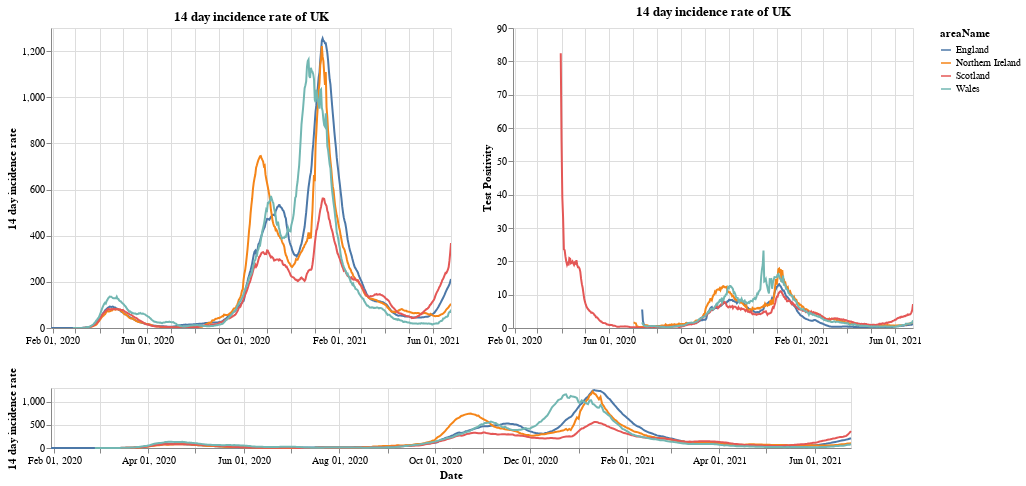

Source (notebook cell):
### Markdown cell above
# Plots

First a plot with each country in the UK. The top right shows the positivity rate for (which is the percentage of registered tests which were positive) while the top left is the 14 day incidence rate. The bottom chart can be used to select the timeframe (does not work on a mobile device).

### Code cell
#collapse
brush = alt.selection(type='interval', name='DateBrush',encodings=['x'],fields=['Time'])
leg_selection = alt.selection_multi(fields=['areaName'], bind='legend')

base = alt.Chart(uk_cases).mark_line().encode(
    x=alt.X("yearmonthdate(date):T", axis=alt.Axis(title='Date')),
    y=alt.Y("twoWeeklyCasesRate:Q", axis=alt.Axis(title='14 day incidence rate')),
    tooltip=['areaName', 'date','twoWeeklyCasesRate', 'testPositivity'],
    color='areaName',
    opacity=alt.condition(leg_selection, alt.value(2), alt.value(0.1))
).add_selection(leg_selection).properties(width=400)

upper = base.encode(alt.X('yearmonthdate(date):T', axis=alt.Axis(title=''),
                         scale=alt.Scale(domain=brush))
                   ).properties(title=f'14 day incidence rate of UK')
upper_right = upper.encode(alt.Y('testPositivity:Q', axis=alt.Axis(title='Test Positivity')))
lower = base.properties(height=60, width = 800).add_selection(brush)

(upper | upper_right) & lower

### Figure 1 — Vega-Lite specification as saved in the notebook (floating-point values rounded to 4 significant figures; data arrays with more than 128 entries replaced by an {"elided": "..."} marker saying what was removed)
{"config": {"view": {"continuousWidth": 400, "continuousHeight": 300}}, "vconcat": [{"hconcat": [{"mark": "line", "encoding": {"color": {"type": "nominal", "field": "areaName"}, "opacity": {"condition": {"value": 2, "selection": "selector001"}, "value": 0.1}, "tooltip": [{"type": "nominal", "field": "areaName"}, {"type": "temporal", "field": "date"}, {"type": "quantitative", "field": "twoWeeklyCasesRate"}, {"type": "quantitative", "field": "testPositivity"}], "x": {"type": "temporal", "axis": {"title": ""}, "field": "date", "scale": {"domain": {"selection": "DateBrush"}}, "timeUnit": "yearmonthdate"}, "y": {"type": "quantitative", "axis": {"title": "14 day incidence rate"}, "field": "twoWeeklyCasesRate"}}, "selection": {"selector001": {"type": "multi", "fields": ["areaName"], "bind": "legend"}}, "title": "14 day incidence rate of UK", "width": 400}, {"mark": "line", "encoding": {"color": {"type": "nominal", "field": "areaName"}, "opacity": {"condition": {"value": 2, "selection": "selector001"}, "value": 0.1}, "tooltip": [{"type": "nominal", "field": "areaName"}, {"type": "temporal", "field": "date"}, {"type": "quantitative", "field": "twoWeeklyCasesRate"}, {"type": "quantitative", "field": "testPositivity"}], "x": {"type": "temporal", "axis": {"title": ""}, "field": "date", "scale": {"domain": {"selection": "DateBrush"}}, "timeUnit": "yearmonthdate"}, "y": {"type": "quantitative", "axis": {"title": "Test Positivity"}, "field": "testPositivity"}}, "selection": {"selector001": {"type": "multi", "fields": ["areaName"], "bind": "legend"}}, "title": "14 day incidence rate of UK", "width": 400}]}, {"mark": "line", "encoding": {"color": {"type": "nominal", "field": "areaName"}, "opacity": {"condition": {"value": 2, "selection": "selector001"}, "value": 0.1}, "tooltip": [{"type": "nominal", "field": "areaName"}, {"type": "temporal", "field": "date"}, {"type": "quantitative", "field": "twoWeeklyCasesRate"}, {"type": "quantitative", "field": "testPositivity"}], "x": {"type": "temporal", "axis": {"title": "Date"}, "field": "date", "timeUnit": "yearmonthdate"}, "y": {"type": "quantitative", "axis": {"title": "14 day incidence rate"}, "field": "twoWeeklyCasesRate"}}, "height": 60, "selection": {"selector001": {"type": "multi", "fields": ["areaName"], "bind": "legend"}, "DateBrush": {"type": "interval", "encodings": ["x"], "fields": ["Time"]}}, "width": 800}], "data": {"name": "data-6126016d5e9225fadbf41006c5de2b0d"}, "$schema": "https://vega.github.io/schema/vega-lite/v4.8.1.json", "datasets": {"data-6126016d5e9225fadbf41006c5de2b0d": {"elided": "1956 records"}}}
